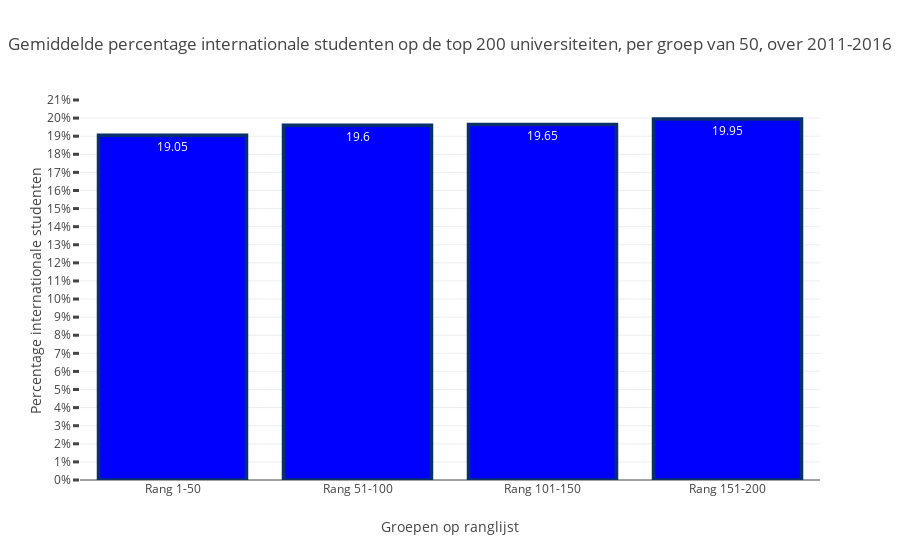

Notebook code cell kept with this figure:
### Code cell
# Start notebook mode
init_notebook_mode(connected=True)

data = [go.Bar(
            x= ['Rang 1-50', 'Rang 51-100', 'Rang 101-150', 'Rang 151-200'],
            y= [mean_grouped[0], mean_grouped[1], mean_grouped[2], mean_grouped[3]],
            marker=dict(
                color='rgb(0,0,255)',
                line=dict(
                color='rgb(8,48,107)',
                width=3.5),
            ),
            text = np.around([mean_grouped[0], mean_grouped[1], mean_grouped[2], mean_grouped[3]], 2),
            textposition = 'auto',
    )]


layout = go.Layout(
    title = 'Gemiddelde percentage internationale studenten op de top 200 universiteiten, per groep van 50, over 2011-2016',
    yaxis = go.layout.YAxis(
        tickmode = 'linear',
        ticksuffix = "%",
        ticklen= 6,
        tickwidth= 3,
        title = 'Percentage internationale studenten'
    ),
    xaxis = go.layout.XAxis(
        title = 'Groepen op ranglijst'
    ),
)
fig = go.Figure(data=data, layout=layout)
iplot(fig, filename='basic-bar')

### Figure 1 — Plotly figure (JSON) as saved in the notebook; plotly's stock layout.template omitted (floating-point values rounded to 4 significant figures)
{"data": [{"marker": {"color": "rgb(0,0,255)", "line": {"color": "rgb(8,48,107)", "width": 3.5}}, "text": [19.05, 19.6, 19.65, 19.95], "textposition": "auto", "type": "bar", "uid": "46b89ba3-7692-4282-8a48-5b3c52d6e6ce", "x": ["Rang 1-50", "Rang 51-100", "Rang 101-150", "Rang 151-200"], "y": [19.05, 19.6, 19.65, 19.95]}], "layout": {"title": {"text": "Gemiddelde percentage internationale studenten op de top 200 universiteiten, per groep van 50, over 2011-2016"}, "xaxis": {"title": {"text": "Groepen op ranglijst"}}, "yaxis": {"ticklen": 6, "tickmode": "linear", "ticksuffix": "%", "tickwidth": 3, "title": {"text": "Percentage internationale studenten"}}}}
